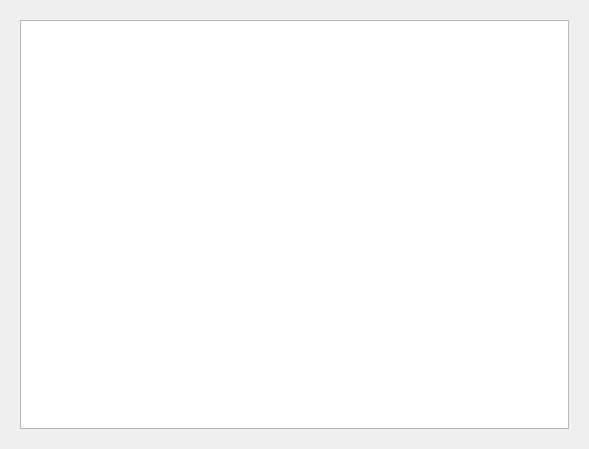
<?xml version="1.0" encoding="UTF-8"?>
<ui version="4.0">
 <class>Form</class>
 <widget class="QWidget" name="Form">
  <property name="geometry">
   <rect>
    <x>0</x>
    <y>0</y>
    <width>589</width>
    <height>449</height>
   </rect>
  </property>
  <property name="windowTitle">
   <string>Form</string>
  </property>
  <layout class="QVBoxLayout" name="verticalLayout">
   <item>
    <widget class="QWidget" name="widget" native="true">
     <layout class="QVBoxLayout" name="verticalLayout_2">
      <item>
       <widget class="QTextEdit" name="textEdit"/>
      </item>
     </layout>
    </widget>
   </item>
  </layout>
 </widget>
 <resources/>
 <connections/>
</ui>
